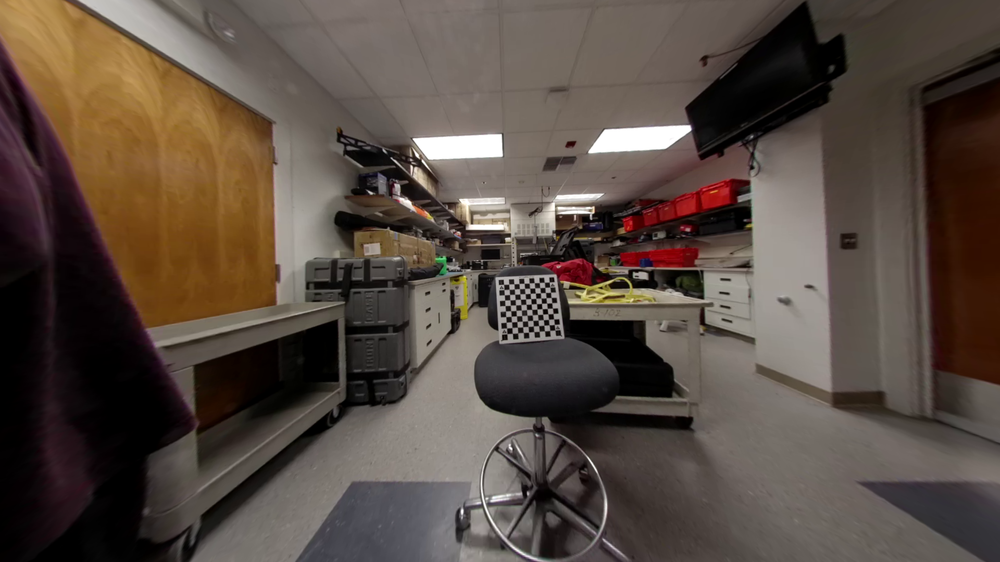
#> input picture onemLu.png, 1000 x 562 px, shrunk from 1920 x 1080 before the run
$ python 3dmapgenerate.py
#> lines starting #> are read from the running program, lines starting #| are printed output that depends on the picture
import numpy as np
import cv2
from matplotlib import pyplot as plt
# Check for left and right camera IDs
# These values can change depending on the system
#CamL_id = 2 # Camera ID for left camera
#CamR_id = 0 # Camera ID for right camera

#CamL= cv2.VideoCapture(CamL_id)
#CamR= cv2.VideoCapture(CamR_id)

# Reading the mapping values for stereo image rectification
cv_file = cv2.FileStorage("improved_params2.xml", cv2.FILE_STORAGE_READ)
Left_Stereo_Map_x = cv_file.getNode("Left_Stereo_Map_x").mat()
Left_Stereo_Map_y = cv_file.getNode("Left_Stereo_Map_y").mat()
Right_Stereo_Map_x = cv_file.getNode("Right_Stereo_Map_x").mat()
Right_Stereo_Map_y = cv_file.getNode("Right_Stereo_Map_y").mat()
cv_file.release()


  # Capturing and storing left and right camera images
imgL= cv2.imread('onemLu.png', cv2.IMREAD_GRAYSCALE)
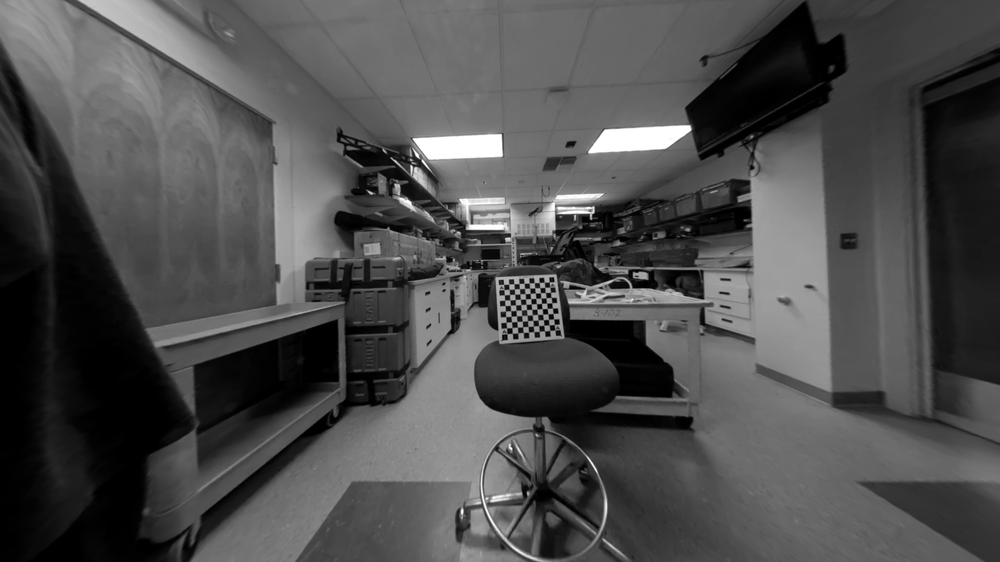
#> imgL: shape (562, 1000); min 0, max 255, mean 77.2
imgR= cv2.imread('onemRu.png', cv2.IMREAD_GRAYSCALE)
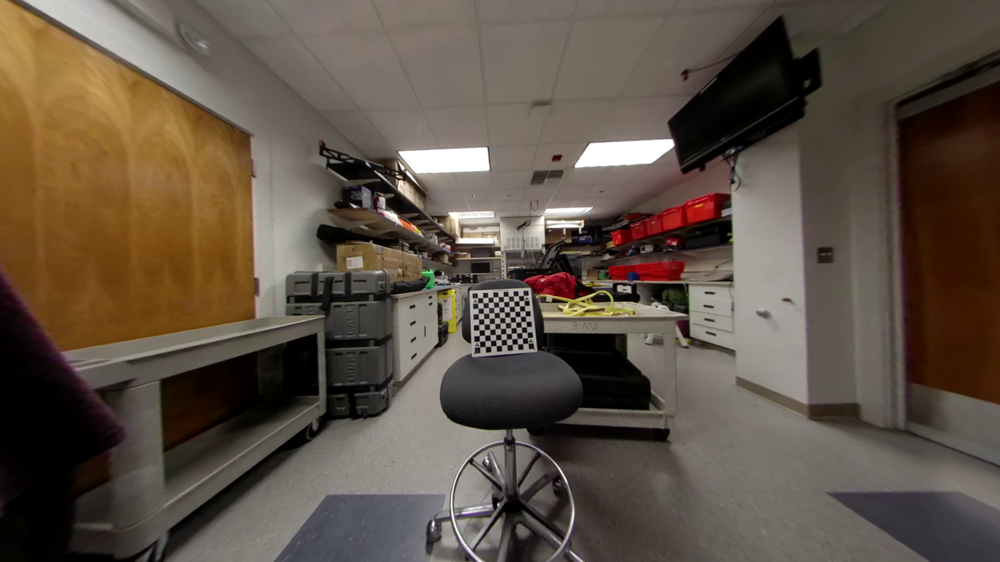
#> input picture onemRu.png, 1000 x 562 px, shrunk from 1920 x 1080 before the run
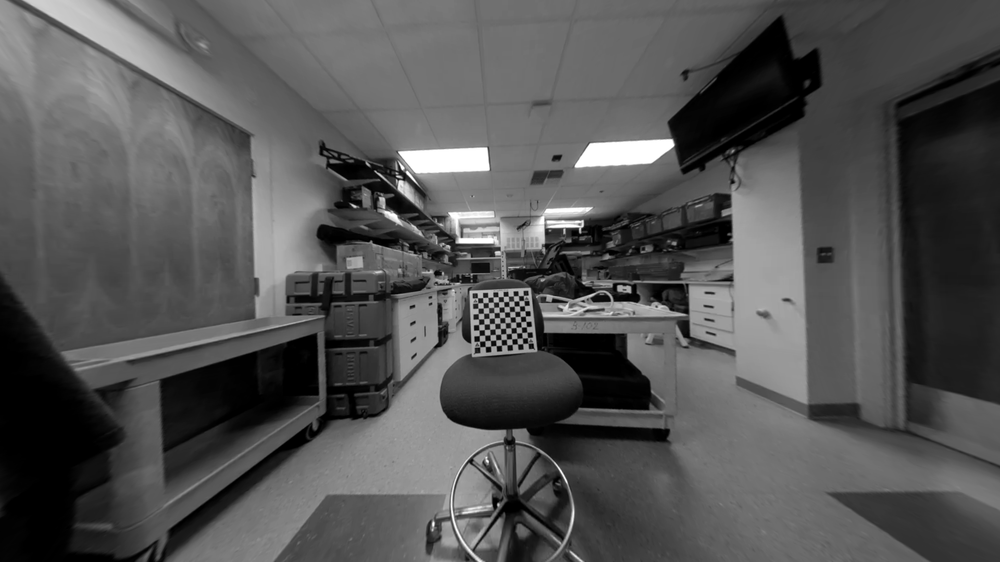
#> imgR: shape (562, 1000); min 0, max 255, mean 83.8


#> (the run stopped early here; a loop or call above may not have finished)
